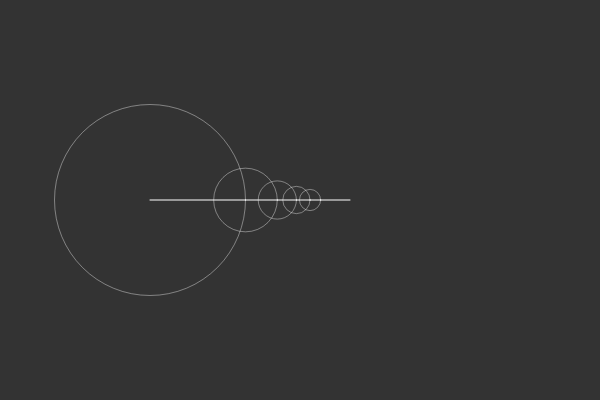
Frame 1 (no input)
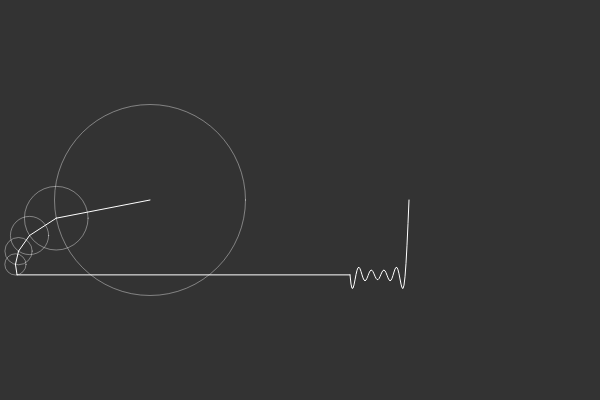
Frame 60 (no input)
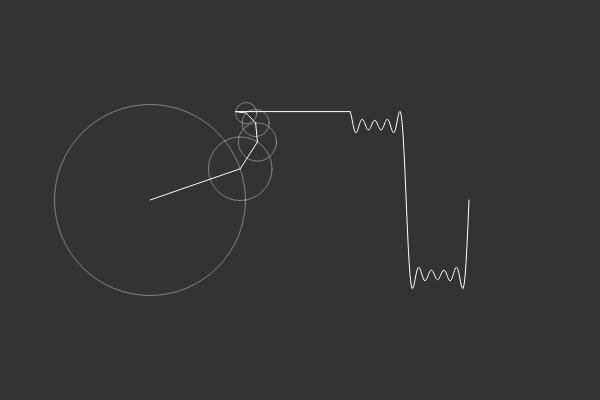
Frame 120 (the mouse pressed at the canvas centre since frame 60)

The p5.js sketch that drew these frames (run headless with seeded random() and noise() and a simulated clock; from frame 60 on, the mouse is pressed at the canvas centre):

// p5.js sketch
// ── sketch.js

// https://en.wikipedia.org/wiki/Fourier_series
// https://betterexplained.com/articles/an-interactive-guide-to-the-fourier-transform/

/*
    In mathematics, a Fourier series is a periodic function composed of
        harmonically related sinusoids, combined by a weighted summation.
    With appropriate weights, one cycle of the summation can be made to approximate
        an arbitrary function in that interval (or the entire function if it too is periodic).
    As such, the summation is a synthesis of another function.
    The discrete-time Forier transform is an example of Fourier series.
    The process of deriving weights that describe a given function is a form of Fourier analysis.
    For functions on unbounded intervals, the analysis and synthesis analogies are
        Fourier transform and inverse transform.

    Fourier series, sine-cosine form
    S_N(x) = a0 / 2 + sum(a_n * cos(2 * PI / P * n * x) + b_n * sin(2 * PI / P * n * x)) 
        where
            a_n = 2 / P * integral_in_P_by_dx(s(x) * cos(2 * PI / P * n * x))
            b_n = 2 / P * integral_in_P_by_dx(s(x) * sin(2 * PI / P * n * x))
    
        P : interval
        n : 1 to N (theoretically infinite)
        a0 = 2 / P * integral_in_P_by_dx(s(x))

    In this case, we express 'Square Wave' Fourier series by drawing circles.

    y = 4 * sin(theta) / PI + 4 * sin(3 * theta) / (3 * PI) + 4 * sin(5 * theta) / (5 * PI) + ...
      = sum of [4 * sin(n * theta) / (n * PI)]
    x = 4 * cos(theta) / PI + 4 * cos(3 * theta) / (3 * PI) + 4 * cos(5 * theta) / (5 * PI) + ...
      = sum of [4 * cos(n * theta) / (n * PI)]

*/

let time = 0;
const wave = [];
const path = [];

let slider;
let para;

function setup() {
    createCanvas(600, 400);
    slider = createSlider(1, 200, 5, 1);
    para = createP('');
}

function draw() {
    background(51);

    para.html(`n = ${slider.value()}`);
    
    // draw circles
    translate(150, 200);
    let x = 0;
    let y = 0;
    for (let i = 0; i < slider.value(); i++) {
        const prevX = x;
        const prevY = y;
        const n = i * 2 + 1;
        const radius = 75 * (4 / (n * PI));
        x += radius * cos(n * time);
        y += radius * sin(n * time);
        
        stroke(255, 100);
        noFill();
        ellipse(prevX, prevY, radius * 2);

        stroke(255);
        line(prevX, prevY, x, y);
    }

    wave.unshift(y);

    // draw waves
    translate(200, 0); // translation is accumulated.
    line(x - 200, y, 0, wave[0]);
    beginShape();
    for (let i = 0; i < wave.length; i++) {
        vertex(i, wave[i]);
    }
    endShape();

    time += 0.05;

    if (wave.length > 250) {
        wave.pop();
    }

}
